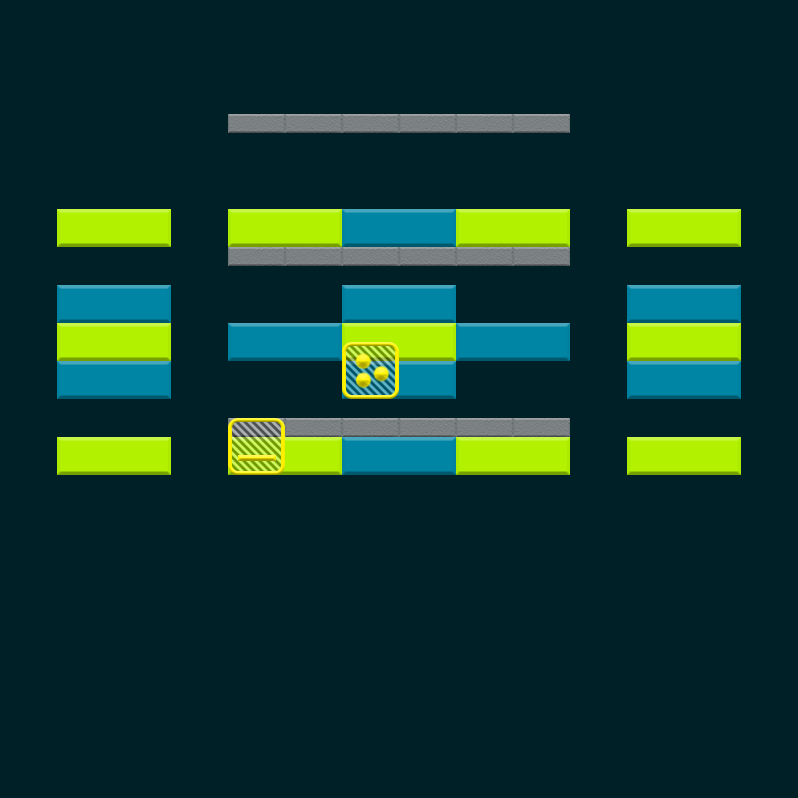

The image is a tile-based game level rendered from a .tmx file. Its description and source (layers, tilesets, objects; grid data summarised) follow:
An orthogonal 14x42 tile map with 57x19 px tiles, 2 tile layers (Bricks, Powerups), 3 tilesets.

<map version="1.0" tiledversion="1.0.3" orientation="orthogonal" renderorder="left-up" width="14" height="42" tilewidth="57" tileheight="19" backgroundcolor="#002028" nextobjectid="15">
 <properties>
  <property name="FinalBallSpeedPercentageIncrease" type="int" value="25" />
 </properties>
 <tileset firstgid="1" name="Bricks" tilewidth="114" tileheight="38" tilecount="18" columns="0">
  <tile id="0">
   <properties>
    <property name="HitsToDestroy" type="int" value="1" />
   </properties>
   <image width="114" height="38" source="../../../../SourceImages/Game/Brick-A1.png" />
  </tile>
  <tile id="1">
   <properties>
    <property name="HitsToDestroy" type="int" value="2" />
   </properties>
   <image width="114" height="38" source="../../../../SourceImages/Game/Brick-A2.png" />
  </tile>
  <tile id="2">
   <properties>
    <property name="HitsToDestroy" type="int" value="1" />
   </properties>
   <image width="114" height="38" source="../../../../SourceImages/Game/Brick-B1.png" />
  </tile>
  <tile id="3">
   <properties>
    <property name="HitsToDestroy" type="int" value="2" />
   </properties>
   <image width="114" height="38" source="../../../../SourceImages/Game/Brick-B2.png" />
  </tile>
  <tile id="4">
   <properties>
    <property name="HitsToDestroy" type="int" value="1" />
   </properties>
   <image width="114" height="38" source="../../../../SourceImages/Game/Brick-C1.png" />
  </tile>
  <tile id="5">
   <properties>
    <property name="HitsToDestroy" type="int" value="2" />
   </properties>
   <image width="114" height="38" source="../../../../SourceImages/Game/Brick-C2.png" />
  </tile>
  <tile id="6">
   <properties>
    <property name="HitsToDestroy" type="int" value="1" />
   </properties>
   <image width="114" height="38" source="../../../../SourceImages/Game/Brick-D1.png" />
  </tile>
  <tile id="7">
   <properties>
    <property name="HitsToDestroy" type="int" value="2" />
   </properties>
   <image width="114" height="38" source="../../../../SourceImages/Game/Brick-D2.png" />
  </tile>
  <tile id="8">
   <properties>
    <property name="HitsToDestroy" type="int" value="-1" />
   </properties>
   <image width="114" height="38" source="../../../../SourceImages/Game/Brick-E1.png" />
  </tile>
  <tile id="9">
   <properties>
    <property name="HitsToDestroy" type="int" value="1" />
   </properties>
   <image width="57" height="19" source="../../../../SourceImages/Game/SmallBrick-A1.png" />
  </tile>
  <tile id="10">
   <properties>
    <property name="HitsToDestroy" type="int" value="2" />
   </properties>
   <image width="57" height="19" source="../../../../SourceImages/Game/SmallBrick-A2.png" />
  </tile>
  <tile id="11">
   <properties>
    <property name="HitsToDestroy" type="int" value="1" />
   </properties>
   <image width="57" height="19" source="../../../../SourceImages/Game/SmallBrick-B1.png" />
  </tile>
  <tile id="12">
   <properties>
    <property name="HitsToDestroy" type="int" value="2" />
   </properties>
   <image width="57" height="19" source="../../../../SourceImages/Game/SmallBrick-B2.png" />
  </tile>
  <tile id="14">
   <properties>
    <property name="HitsToDestroy" type="int" value="1" />
   </properties>
   <image width="57" height="19" source="../../../../SourceImages/Game/SmallBrick-C1.png" />
  </tile>
  <tile id="15">
   <properties>
    <property name="HitsToDestroy" type="int" value="2" />
   </properties>
   <image width="57" height="19" source="../../../../SourceImages/Game/SmallBrick-C2.png" />
  </tile>
  <tile id="16">
   <properties>
    <property name="HitsToDestroy" type="int" value="1" />
   </properties>
   <image width="57" height="19" source="../../../../SourceImages/Game/SmallBrick-D1.png" />
  </tile>
  <tile id="17">
   <properties>
    <property name="HitsToDestroy" type="int" value="2" />
   </properties>
   <image width="57" height="19" source="../../../../SourceImages/Game/SmallBrick-D2.png" />
  </tile>
  <tile id="18">
   <properties>
    <property name="HitsToDestroy" type="int" value="-1" />
   </properties>
   <image width="57" height="19" source="../../../../SourceImages/Game/SmallBrick-E1.png" />
  </tile>
 </tileset>
 <tileset firstgid="20" name="Powerups" tilewidth="57" tileheight="57" tilecount="6" columns="0">
  <tile id="0">
   <properties>
    <property name="PowerupType" type="int" value="3" />
   </properties>
   <image width="57" height="57" source="../../../../SourceImages/Game/PowerupFireball.png" />
  </tile>
  <tile id="1">
   <properties>
    <property name="PowerupType" type="int" value="1" />
   </properties>
   <image width="57" height="57" source="../../../../SourceImages/Game/PowerupLargerPaddle.png" />
  </tile>
  <tile id="2">
   <properties>
    <property name="PowerupType" type="int" value="2" />
   </properties>
   <image width="57" height="57" source="../../../../SourceImages/Game/PowerupMultiBall.png" />
  </tile>
  <tile id="3">
   <properties>
    <property name="PowerupType" type="int" value="4" />
   </properties>
   <image width="57" height="57" source="../../../../SourceImages/Game/PowerupBullets.png" />
  </tile>
  <tile id="4">
   <properties>
    <property name="PowerupType" type="int" value="5" />
   </properties>
   <image width="57" height="57" source="../../../../SourceImages/Game/PowerupRockets.png" />
  </tile>
  <tile id="5">
   <properties>
    <property name="PowerupType" type="int" value="6" />
   </properties>
   <image width="38" height="38" source="../../../../SourceImages/Game/LifeUp.png" />
  </tile>
 </tileset>
 <tileset firstgid="26" name="Wormholes" tilewidth="57" tileheight="57" tilecount="2" columns="0">
  <tile id="2">
   <image width="57" height="57" source="../../../../SourceImages/Game/WormholeIn.png" />
  </tile>
  <tile id="3">
   <image width="57" height="57" source="../../../../SourceImages/Game/WormholeOut.png" />
  </tile>
 </tileset>
 <layer name="Bricks" width="14" height="42">
  <data>[588 cells, 39 non-empty, 3 distinct tile ids]</data>
 </layer>
 <layer name="Powerups" width="14" height="42">
  <data>[588 cells, 2 non-empty, 2 distinct tile ids]</data>
 </layer>
 <objectgroup name="Wormholes" />
</map>
